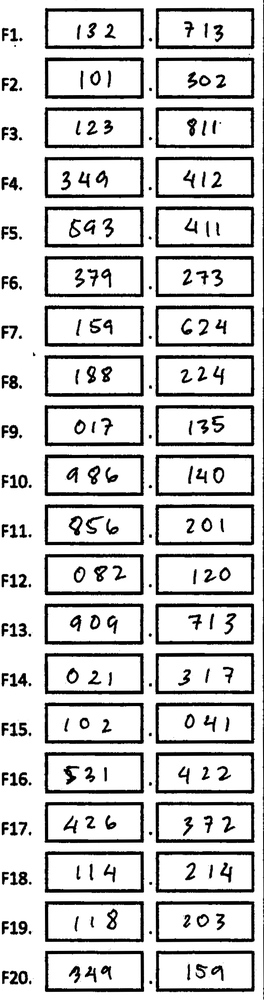
#> input picture 58458378-remove-hollow-horizontal-vertical-contours/1.PNG, 264 x 1000 px, shrunk from 581 x 2198 before the run, found by its file name
$ python remove_hollow_contours.py
#> lines starting #> are read from the running program, lines starting #| are printed output that depends on the picture; after the words box and inside, x2 and y2 are one past the last pixel; in counts of white or black regions, pixels touching at a corner belong together
import cv2
import numpy as np

image = cv2.imread('1.png')
#> image is the input picture: shape (1000, 264, 3); min 0, max 255, mean 209.1
mask = np.ones(image.shape, dtype=np.uint8) * 255
gray = cv2.cvtColor(image, cv2.COLOR_BGR2GRAY)
blur = cv2.GaussianBlur(gray, (7,7), 0)
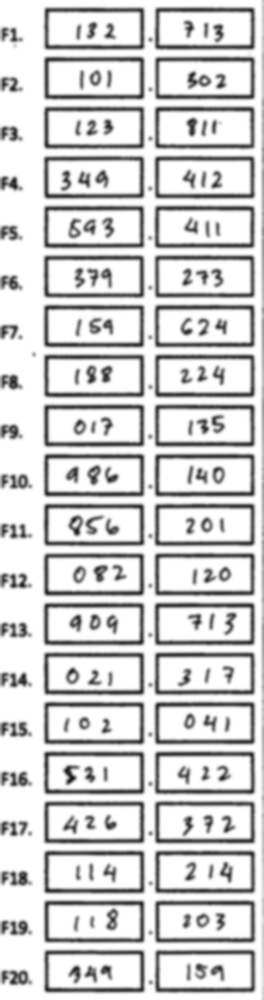
#> blur: shape (1000, 264); min 21, max 255, mean 209.3
thresh = cv2.threshold(blur, 0, 255, cv2.THRESH_BINARY_INV + cv2.THRESH_OTSU)[1]
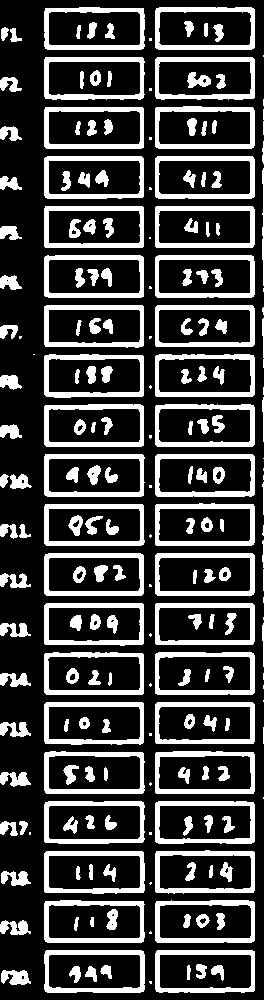
#> thresh: shape (1000, 264); 26.3% white; 233 white regions (42 under 20 px)

cnts = cv2.findContours(thresh, cv2.RETR_EXTERNAL, cv2.CHAIN_APPROX_SIMPLE)
#> cnts = 114 contours, 49 with area under 20; largest, box (x1, y1, x2, y2) and area: (44, 454, 145, 497) 4154, (155, 553, 255, 596) 4148, (44, 553, 144, 596) 4146, (44, 950, 145, 993) 4145, (155, 454, 255, 497) 4144
cnts = cnts[0] if len(cnts) == 2 else cnts[1]
for c in cnts:
    area = cv2.contourArea(c)
    peri = cv2.arcLength(c, True)
    approx = cv2.approxPolyDP(c, 0.05 * peri, True)
    if len(approx) == 4 and area > 500:
        x,y,w,h = cv2.boundingRect(approx)
        mask[y:y+h, x:x+w] = image[y:y+h, x:x+w]
#> this loop made 114 passes
#> (area, peri, approx, x, y, w, h) on passes 3, 4, 7, 8, 11, 12, 17, 18: (4110.5, 281.2, [[155, 953], [156, 991], [254, 990], [252, 950]], 155, 950, 100, 42), (4145, 281.8, [[45, 951], [47, 992], [144, 989], [141, 950]], 45, 950, 100, 43), (4089, 279, [[155, 903], [157, 942], [254, 940], [253, 901]], 155, 901, 100, 42), (4080, 280.1, [[44, 903], [47, 942], [143, 941], [143, 901]], 44, 901, 100, 42), (4095, 281, [[44, 853], [45, 892], [144, 890], [142, 851]], 44, 851, 101, 42), (4064, 281, [[254, 852], [156, 851], [155, 891], [253, 892]], 155, 851, 100, 42), (4098, 279.8, [[155, 803], [158, 843], [254, 841], [253, 802]], 155, 802, 100, 42), (4103.5, 282, [[44, 804], [45, 842], [144, 839], [141, 801]], 44, 801, 101, 42)
#> (area, peri, x, y, w, h) on passes 62, 63, 66, 67, 73, 74: (4144, 279, 155, 454, 100, 43), (4154.5, 280.7, 44, 454, 100, 43), (4107, 280.6, 155, 405, 100, 42), (4106.5, 278.7, 44, 404, 100, 43), (4106.5, 282, 155, 355, 100, 42), (4095.5, 280.4, 44, 355, 100, 42)
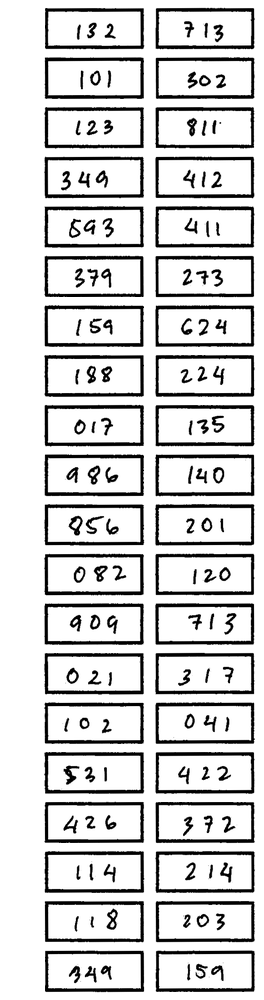
#> mask: shape (1000, 264, 3); min 0, max 255, mean 213.4

# Remove horizontal lines
mask = cv2.cvtColor(255 - mask, cv2.COLOR_BGR2GRAY)
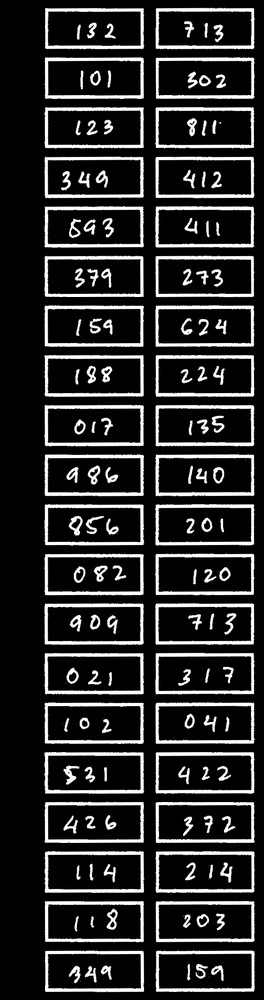
#> mask: shape (1000, 264); min 0, max 255, mean 41.6
horizontal_kernel = cv2.getStructuringElement(cv2.MORPH_RECT, (55,3))
detect_horizontal = cv2.morphologyEx(mask, cv2.MORPH_OPEN, horizontal_kernel, iterations=2)
#> detect_horizontal: shape (1000, 264); every value is 0
cnts = cv2.findContours(detect_horizontal, cv2.RETR_EXTERNAL, cv2.CHAIN_APPROX_SIMPLE)
#> cnts = 0 contours
cnts = cnts[0] if len(cnts) == 2 else cnts[1]
#> cnts = []
for c in cnts:
    cv2.drawContours(mask, [c], -1, (0,0,0), 9)
#> this loop made 0 passes

# Remove vertical lines
vertical_kernel = cv2.getStructuringElement(cv2.MORPH_RECT, (2,30))
#> vertical_kernel = 30 pairs, first value 1 to 1, second value 1 to 1
detect_vertical = cv2.morphologyEx(mask, cv2.MORPH_OPEN, vertical_kernel, iterations=2)
cnts = cv2.findContours(detect_vertical, cv2.RETR_EXTERNAL, cv2.CHAIN_APPROX_SIMPLE)
#> cnts = 0 contours
cnts = cnts[0] if len(cnts) == 2 else cnts[1]
#> cnts = []
for c in cnts:
    cv2.drawContours(mask, [c], -1, (0,0,0), 9)

# Bitwise mask with input image
result = cv2.bitwise_and(image, image, mask=mask)
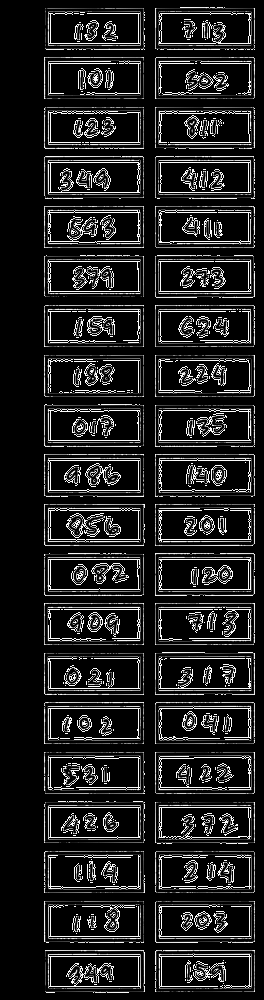
#> result: shape (1000, 264, 3); min 0, max 254, mean 33.5
result[mask==0] = (255,255,255)

cv2.imshow('mask', mask)
cv2.imshow('thresh', thresh)
cv2.imshow('result', result)
cv2.waitKey()
